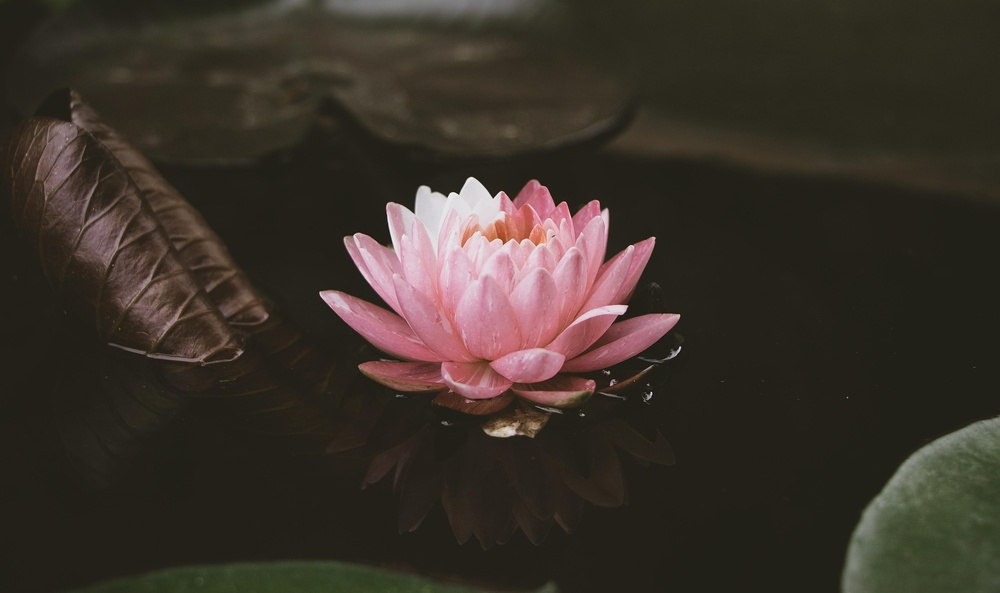
#> input picture samples/flower.jpg, 1000 x 593 px, shrunk from 1920 x 1139 before the run
$ python images.py
#> lines starting #> are read from the running program, lines starting #| are printed output that depends on the picture
import cv2
import numpy as np
import matplotlib.pyplot as plt
from image_IO import grayscale_luminosity
# Function to display RGB histogram
def show_rgb_histogram(image):
    rgb = cv2.cvtColor(image, cv2.COLOR_BGR2RGB)
    r, g, b = cv2.split(rgb)

    # Plot the histogram
    plt.figure()
    plt.title("RGB Color Histogram")
    plt.xlabel("Pixel Intensity")
    plt.ylabel("Number of Pixels")
    plt.plot(cv2.calcHist([r], [0], None, [256], [0, 256]), color='red', label='Red')
    plt.plot(cv2.calcHist([g], [0], None, [256], [0, 256]), color='green', label='Green')
    plt.plot(cv2.calcHist([b], [0], None, [256], [0, 256]), color='blue', label='Blue')
    plt.xlim([0, 256])
    plt.legend()
    plt.grid(True)
    plt.show()
def show_gray_histogram(gray_img):
    plt.figure()
    plt.title("Grayscale Histogram")
    plt.xlabel("Pixel Intensity")
    plt.ylabel("Number of Pixels")
    plt.hist(gray_img.ravel(), bins=256, color='gray')
    plt.xlim([0, 256])
    plt.show()
# === Main Code ===

# Load image from location (change this path)
image_path = "samples/flower.jpg"  # Replace with your actual image path
image = cv2.imread(image_path)
#> image is the input picture: shape (593, 1000, 3); mean B, G, R 42, 50.1, 58.3
#| Image shape: (593, 1000, 3)
#| Image dimensions: 3

def show_rgb_pie(image):
    rgb = cv2.cvtColor(image, cv2.COLOR_BGR2RGB)
    r_sum = np.sum(rgb[:, :, 0])
#> r_sum = 34591887
    g_sum = np.sum(rgb[:, :, 1])
#> g_sum = 29706554
    b_sum = np.sum(rgb[:, :, 2])
#> b_sum = 24877313
    total = r_sum + g_sum + b_sum
#> total = 89175754
    labels = ['Red', 'Green', 'Blue']
    sizes = [r_sum/total*100, g_sum/total*100, b_sum/total*100]
#> sizes = [38.79, 33.31, 27.9]
    colors = ['red', 'green', 'blue']

    plt.figure()
    plt.title("RGB Percentage Pie Chart")
    plt.pie(sizes, labels=labels, autopct='%1.1f%%', colors=colors, startangle=90)
    plt.axis('equal')
    plt.show()
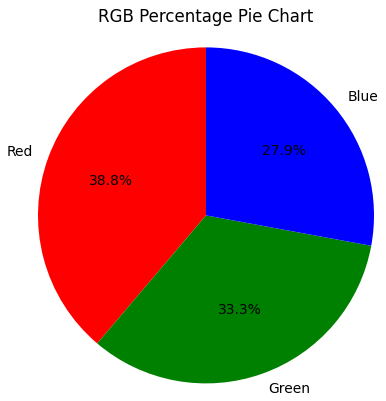
#> figure drawn by matplotlib, 1 panel

# Check if image loaded
if image is None:
    print("Failed to load image. Check the path.")
else:
    # Print shape and dimensions
    print(f"Image shape: {image.shape}")        # (height, width, channels)
    print(f"Image dimensions: {image.ndim}")    # Typically 3 for color images
    # show_gray_histogram(grayscale_luminosity(image))
    show_rgb_pie(image)
    # Show RGB histogram
    # show_rgb_histogram(image)
